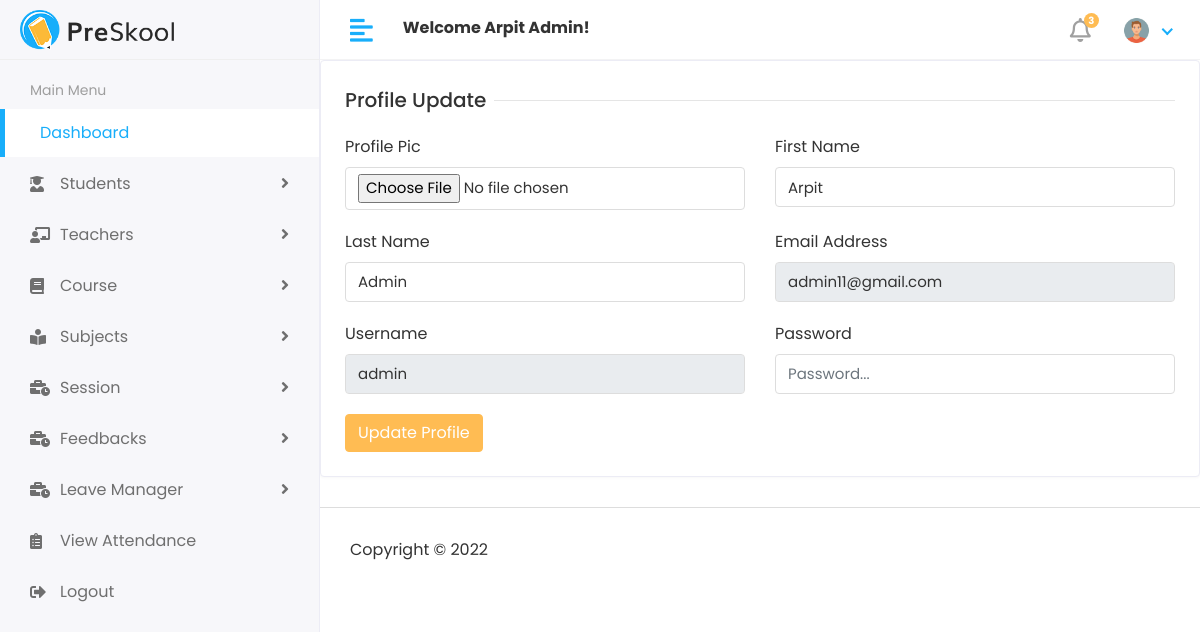
Screenshot of /profile/ (signed in) with the database file from the repository.
### app/models.py (models this page shows)
class Customuser(AbstractUser):
    USER ={
        (1,'HOD'),
        (2,'STAFF'),
        (3,'STUDENT'),
    }
    user_type = models.CharField(choices=USER,max_length=50,default=1)
    profile_pic = models.ImageField(upload_to='uploads/profile_pic/')

### studentmanagement/views.py (the view)
# urls.py: path('profile/',profile,name="profile"),
@login_required(login_url="/")
def profile(request):
    user=Customuser.objects.get(id=request.user.id)
    context={
        "user":user
    }
    return render(request, 'main/profile.html',context)

### templates/main/profile.html (shortened to what this page needs)
{% extends "main/base.html" %}
{% load static %}
 {% block body %}
<div class="row">
  <div class="col-sm-12">
    <div class="card">
      <div class="card-body">
        <form action="{% url 'profileupdate' %}" method="POST" enctype="multipart/form-data">
          <div class="row">
            <div class="col-12">
              <h5 class="form-title"><span>Profile Update</span></h5>
            </div>
            <div class="col-12 col-sm-6">
              <div class="form-group">
                <label>Profile Pic</label>
                <input type="file" class="form-control" name="profilepic" />
              </div>
            </div>
            <div class="col-12 col-sm-6">
              <div class="form-group">
                <label>First Name</label>
                <input type="text" class="form-control"  placeholder="Firstname..." name="firstname" value="{{user.first_name}}"/>
              </div>
            </div>
            <div class="col-12 col-sm-6">
              <div class="form-group">
                <label>Last Name</label>
                <input type="text" class="form-control" placeholder="Lastname..." name="lastname" value="{{user.last_name}}" />
              </div>
            </div>
            <div class="col-12 col-sm-6">
              <div class="form-group">
                <label>Email Address</label>
                <input type="text" class="form-control" placeholder="Email..." name="email" value="{{user.email}}" readonly />
              </div>
            </div>
            <div class="col-12 col-sm-6">
              <div class="form-group">
                <label>Username</label>
                <input type="text" class="form-control" placeholder="Username..." name="username" value="{{user.username}}" readonly />
              </div>
            </div>
            <div class="col-12 col-sm-6">
              <div class="form-group">
                <label>Password</label>
                <input type="password" class="form-control" placeholder="Password..." name="password" />
              </div>
            </div>
            <div class="col-12">
              <button type="submit" class="btn btn-primary">Update Profile</button>
            </div>
          </div>
        </form>
      </div>
    </div>
  </div>
</div>
{% endblock %}

### templates/includes/header.html (shortened to what this page needs)
{% load static  %}
   <div class="header">
       <div class="header-left">
          <a href="{% url 'hodpage' %}" class="logo">
          <img src="{% static 'assets/img/logo.png' %}" alt="Logo">
          </a>
       </div>
       <a href="javascript:void(0);" id="toggle_btn">
       <i class="fas fa-align-left"></i>
       </a>
       <div class="top-nav-search mt-3">
          <strong>Welcome <span>{{user.first_name}} {{user.last_name}}</span>!</strong>
       </div>
       <ul class="nav user-menu">
          <li class="nav-item dropdown noti-dropdown">
             <a href="#" class="dropdown-toggle nav-link" data-toggle="dropdown">
             <i class="far fa-bell"></i> <span class="badge badge-pill">3</span>
             </a>
          </li>
          <li class="nav-item dropdown has-arrow">
             <a href="#" class="dropdown-toggle nav-link" data-toggle="dropdown">
            {% if user.profile_pic == "" %}
             <span class="user-img"><img class="rounded-circle" src="{% static 'assets/default-img/user-default.png' %}" width="31" alt="{{user.first_name}}&nbsp;{{user.last_name}}"></span>
            {% else %}
             <span class="user-img"><img class="rounded-circle" src="{{user.profile_pic.url}}" width="31" alt="{{user.first_name}}&nbsp;{{user.last_name}}"></span>
            {% endif %}
            </a>
          </li>
       </ul>
    </div>

### static/assets/css/style.css (style rules this page uses)
html { height: 100%; }
body { background-color: #fff; color: #333; font-family: 'Poppins', sans-serif; font-size: 1rem; height: 100%; line-height: 1.5; overflow-x: hidden; }
h1, h2, h3, h4, h5, h6 { font-family: 'Poppins', sans-serif; margin-top: 0; }
.form-control { border: 1px solid #ddd; box-shadow: none; color: #333; font-size: 15px; height: 40px; }
a { color: #009ce7; }
input, button, a { transition: all 0.4s ease; -moz-transition: all 0.4s ease; -o-transition: all 0.4s ease; -ms-transition: all 0.4s ease; -webkit-transition: all 0.4s ease; }
input, input:focus, button, button:focus { outline: none; }
input[type="file"] { height: auto; min-height: calc(1.5em + .75rem + 2px); }
input[type=text], input[type=password] { -webkit-appearance: none; -moz-appearance: none; appearance: none; }
.form-group { margin-bottom: 1.25rem; }
ul, ol { padding: 0px; list-style: none; }
.btn-primary { background-color: #FFBC53; border: 1px solid #FFBC53; }
.card { border: 1px solid #ececf5; box-shadow: 0 1px 3px 0 rgba(0, 0, 0, 0.03); margin-bottom: 1.875rem; }
.card-body { padding: 1.5rem; }
.header { background-color: #fff; border-bottom: 1px solid #f3f3f4; left: 0; position: fixed; right: 0; top: 0; z-index: 1001; height: 60px; }
.header .header-left { float: left; height: 60px; padding: 0 20px; position: relative; width: 320px; z-index: 1; transition: all 0.2s ease-in-out; background-color: #f7f7fa; border-bottom: 1px solid #efefef; border-right: 1px solid #ececf5; display: flex; align-items: center; }
.header .header-left .logo { display: inline-block; line-height: 60px; }
.header .header-left .logo img { max-height: 40px; width: auto; }
.header .dropdown-toggle:after { display: none; }
.header .has-arrow .dropdown-toggle:after { border-top: 0; border-left: 0; border-bottom: 2px solid #18aefa; border-right: 2px solid #18aefa; content: ''; height: 8px; display: inline-block; pointer-events: none; -webkit-transform-origin: 66% 66%; -ms-transform-origin: 66% 66%; transform-origin: 66% 66%; -webkit-transform: rotate(45deg); -ms-transform: rotate(45deg); transform: rotate(45deg); -webkit-transition: all 0.15s ease-in-out; transition: all 0.15s ease-in-out; width: 8px; vertical-align: 0px; }
.user-menu { float: right; margin: 0; position: relative; z-index: 99; padding-right: 15px; }
.user-menu.nav > li > a { color: #a0a0a0; font-size: 14px; line-height: 58px; padding: 0 15px; height: 60px; }
.user-img { margin-right: 3px; position: relative; }
.top-nav-search { float: left; margin-left: 15px; }
.user-menu.nav > li > a .badge { background-color: #FFBC53; display: block; font-size: 10px; font-weight: bold; height: 15px; width: 15px; position: absolute; right: 7px; top: 13px; color: #fff; padding: 3px; }
.user-menu.nav > li > a > i { font-size: 1.5rem; line-height: 60px; }
.form-title { width: 100%; max-width: 100%; padding: 0; font-size: 1.25rem; font-weight: 500; line-height: inherit; color: #333; white-space: normal; position: relative; display: block; margin-bottom: 20px; }
.form-title:before { content: ""; position: absolute; left: 0px; right: 0px; height: 1px; top: 50%; background-color: rgba(0, 0, 0, 0.1); }
.form-title span { padding: 0px 0.5rem 0 0; background-color: #fff; display: inline-block; z-index: 2; position: relative; }
@media (min-width: 992px) { #toggle_btn { align-items: center; color: #18aefa; display: inline-flex; float: left; font-size: 26px; height: 60px; justify-content: center; margin-left: 15px; padding: 0 15px; } }

### rows the page displays
Customuser: first_name "Arpit", last_name "Admin", profile_pic (picture), firstname "Arpit", lastname "Admin", email "admin11@gmail.com", username "admin"
